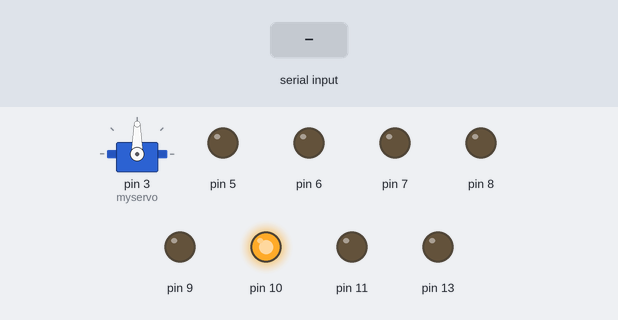
Bench run of a sketch on a simulated Arduino Uno, built with avr-gcc and run on an emulated ATmega328P. On the bench: servo, output pins drawn as LEDs (lit = HIGH). Wiring (inferred from the names in the program): servo: signal pin 3. The test bench sets the inputs (shaded band). Servo pulses on a pin are drawn as a servo (544–2400 µs = 0–180°); pins used as bus, display or sensor lines are not drawn.

Above: at 1.2 s.
1.3 s: "f" received over Serial
At 2.5 s:
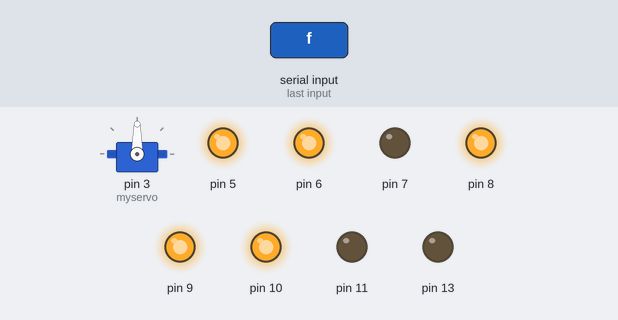
2.8 s: "b" received over Serial
At 3.8 s:
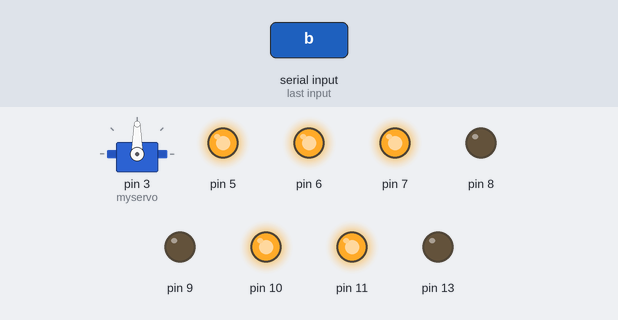
4.3 s: "l" received over Serial
At 4.9 s:
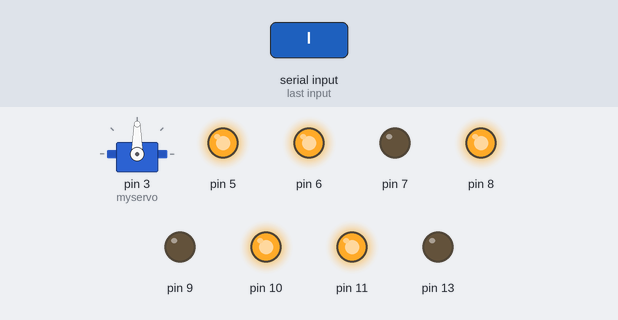
5.8 s: "r" received over Serial
At 7.0 s:
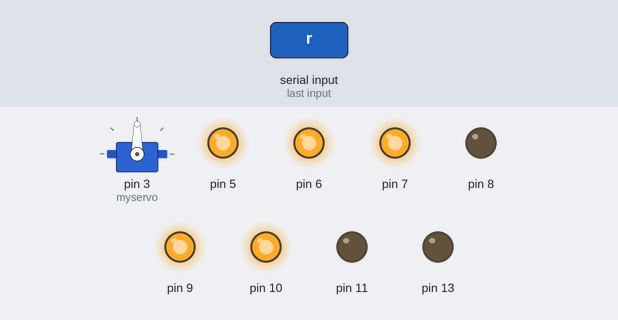
7.3 s: "h" received over Serial
At 8.4 s:
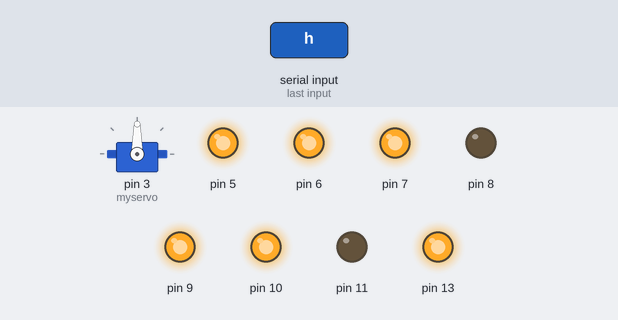
8.8 s: "s" received over Serial
At 9.5 s:
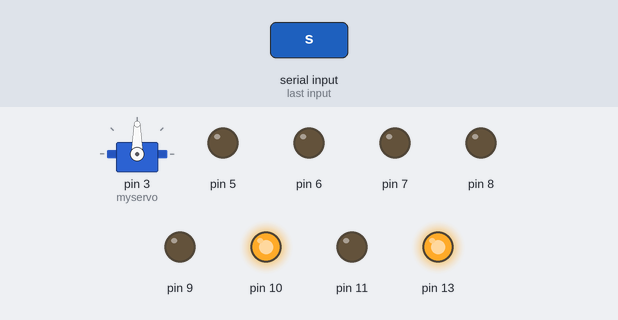
Timing chart, 0 to 11.3 s (numbered marks = the images above; inputs shaded):
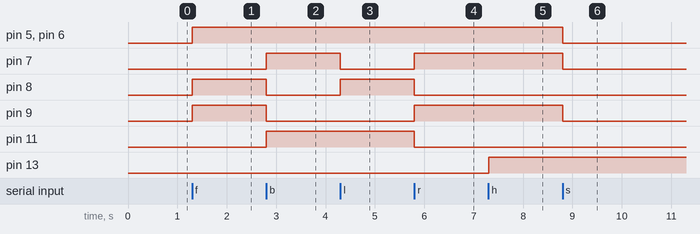

Measured:
- after the input at 1.3 s, pin 5, pin 6, pin 8, pin 9: LOW → HIGH at once
- after the input at 2.8 s, pin 7, pin 11: LOW → HIGH at once; pin 8, pin 9: HIGH → LOW at once
- after the input at 4.3 s, pin 7: HIGH → LOW at once; pin 8: LOW → HIGH at once
- after the input at 5.8 s, pin 7, pin 9: LOW → HIGH at once; pin 8, pin 11: HIGH → LOW at once
- after the input at 7.3 s, pin 13: LOW → HIGH at once
- after the input at 8.8 s, pin 5–7, pin 9: HIGH → LOW at once

The sketch:

Robot.ino
```cpp
#include <Servo.h>
#include <L298N.h>
Servo myservo;
int ledStatus = 0;
int ignoresec = 0;
int ServoDeg = 90;
void ledoffon(){
  if(ledStatus == 0){
    digitalWrite(13, HIGH);
    ledStatus = 1;
  }else{
    digitalWrite(13, LOW);
    ledStatus = 0;
  }
}
void servo_r(){
  ServoDeg = ServoDeg - 10;
  myservo.write(ServoDeg);
}
void servo_l(){
  ServoDeg = ServoDeg + 10;
  myservo.write(ServoDeg);
}
void servo_c(){
  ServoDeg = 90;
  myservo.write(ServoDeg);
}

L298N driver(5, 8, 7, 9, 11, 6, true, 255);
void setup() {
  Serial.begin(9600);
  pinMode(13, OUTPUT);
  pinMode(10, OUTPUT);
  pinMode(4, INPUT);
  digitalWrite(10, HIGH);
  digitalWrite(13, LOW);
  myservo.attach(3);
  myservo.write(ServoDeg);
}

void loop(){
    if(Serial.available()){
    char getstr = Serial.read();
    switch(getstr){
      case 'f': driver.forward(); break;
      case 'b': driver.backward();   break;
      case 'l': driver.left();   break;
      case 'r': driver.right();  break;
      case 's': driver.stop(); break;
      case 'h': ledoffon(); break;
      case 't': servo_l(); break;
      case 'm': servo_c(); break;
      case 'a': servo_r(); break;
      default:  break;
    }
  }
}
```
